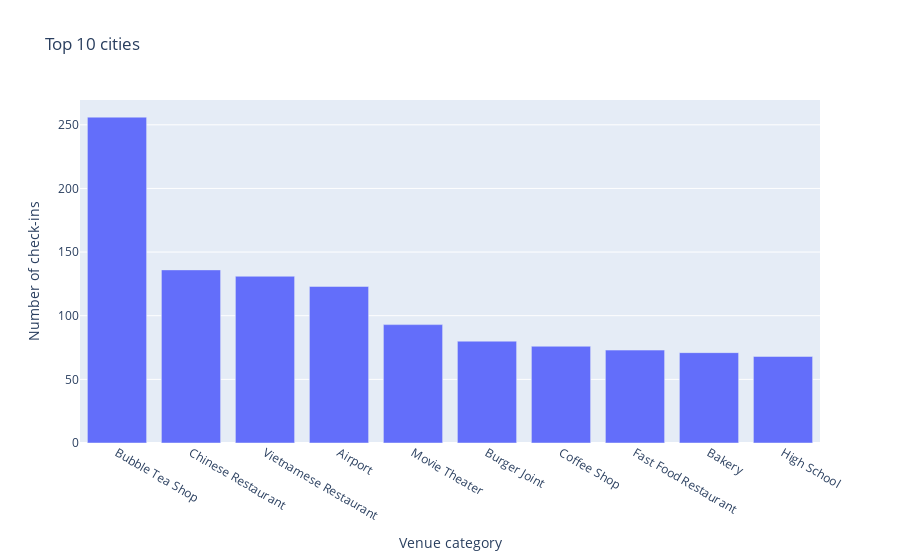

Notebook code cell kept with this figure:
### Code cell
# Plot distribution by hour
fig = go.Figure()
fig.add_trace(go.Bar(x = df_category[:10].index, y = df_category[:10]))
fig.update_layout(title = 'Top 10 cities', xaxis_title = 'Venue category', yaxis_title = 'Number of check-ins')
fig.show()

### Figure 1 — Plotly figure (JSON) as saved in the notebook; plotly's stock layout.template omitted (floating-point values rounded to 4 significant figures)
{"data": [{"type": "bar", "x": ["Bubble Tea Shop", "Chinese Restaurant", "Vietnamese Restaurant", "Airport", "Movie Theater", "Burger Joint", "Coffee Shop", "Fast Food Restaurant", "Bakery", "High School"], "y": [256, 136, 131, 123, 93, 80, 76, 73, 71, 68]}], "layout": {"title": {"text": "Top 10 cities"}, "xaxis": {"title": {"text": "Venue category"}}, "yaxis": {"title": {"text": "Number of check-ins"}}}}
